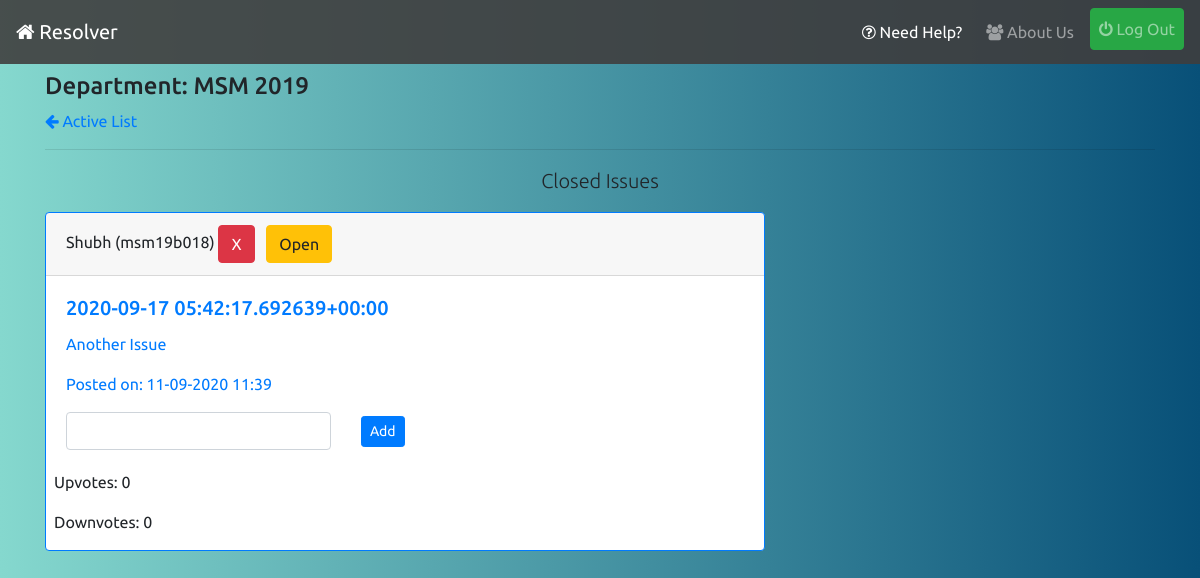
Screenshot of /close/ (signed in) with the database file from the repository.
### profiles/models.py (models this page shows, shortened)
class User(AbstractUser):
    pass

class UserInfo(models.Model):
    user = models.OneToOneField(User,on_delete=models.CASCADE,related_name='info')
    is_cr = models.BooleanField(default=False)
    department = models.CharField(max_length=20)
    join_year = models.CharField(max_length=4)
    institute = models.ForeignKey(Institute,on_delete=models.CASCADE,related_name='allusers')
    registered_on = models.DateTimeField(auto_now_add=True)
    total_upvotes = models.IntegerField(default=0)
    total_downvotes = models.IntegerField(default=0)
    total_novotes = models.IntegerField(default=0)
    class Meta:
        ordering = ['-total_upvotes','-total_downvotes','-total_novotes']

### reporter/models.py (models this page shows, shortened)
class Report(models.Model):
    user = models.ForeignKey(UserInfo,on_delete=models.CASCADE,blank=True)
    title = models.CharField('Subject',max_length=56)
    content = models.TextField('Issue')
    department = models.CharField(max_length=20,blank=True)
    year = models.CharField(max_length=4,blank=True)
    timestamp = models.DateTimeField(auto_now_add=True)
    updated = models.DateTimeField(auto_now=True)
    active = models.BooleanField(default=True)
    resolved = models.BooleanField(default=False)
    cr_line = models.CharField(max_length=256,null=True,blank=True)
    upvotes = models.IntegerField(default=0)
    downvotes = models.IntegerField(default=0)
    deadline = models.DateTimeField(null=True)
    class Meta:
        ordering = ['-timestamp']

### reporter/views.py (the view)
# urls.py: path('close/',views.close_view,name='close-stage'),
@login_required
def close_view(request):
    if(request.user.info.is_cr):
        if(request.method=='POST'):
            id_ = int(request.POST.get('id',None))
            resolve_message = request.POST.get('c-line',None)
            obj = Report.objects.get(id=id_)
            obj.cr_line = resolve_message
            obj.save()
        qs = Report.objects.filter(active=False,department=request.user.info.department,year=request.user.info.join_year,resolved=False).order_by('-updated')
        return render(request,'reporter/closed.html',{'issue_list':qs})
    raise PermissionDenied

### infolist/context-processors.py (called while the page is built)
def pending_info_list_context(request):
    if request.user.is_superuser:
        return {}
    pending = -1
    if request.user.is_authenticated:
        pending = InfoList.objects.filter(department=request.user.info.department,year=request.user.info.join_year,approved=False).count()
    return {"pending_info_list":pending}

### reporter/context-processors.py (called while the page is built)
def pending_issue_list_context(request):
    if request.user.is_superuser:
        return {}
    pending=-1
    if request.user.is_authenticated:
        pending = Report.objects.filter(active=False,department=request.user.info.department,year=request.user.info.join_year,resolved=False).count()
    return {"pending_issue_count":pending}

def resolved_issue_list_context(request):
    if request.user.is_superuser:
        return {}
    resolved=-1
    if request.user.is_authenticated:
        resolved = Report.objects.filter(active=False,department=request.user.info.department,year=request.user.info.join_year,resolved=True).count()
    return {"resolved_issue_count":resolved}

def pending_contact_list_context(request):
    if request.user.is_superuser:
        return {}
    pending=-1
    if request.user.is_authenticated:
        pending = ContactList.objects.filter(department=request.user.info.department,year=request.user.info.join_year,approved=False).count()
    return {"pending_contact_count":pending}

def live_polls_count_context(request):
    if request.user.is_superuser:
        return {}
    count = -1
    if request.user.is_authenticated:
        count = Poll.objects.filter(active=True,department=request.user.info.department,join=request.user.info.join_year).count()
    return {"live_polls_count":count}

### reporter/templates/reporter/closed.html (shortened to what this page needs)
{% extends 'base.html' %}
{% load static %}
{% block content %}
{% if request.user.is_authenticated %}
    <h4 class=mt-2>Department: {{request.user.info.department|upper}} {{request.user.info.join_year}}</h4>
    <a href="{% url 'reporter:index' %}"><i class="fa fa-arrow-left"></i> Active List</a>
    <hr>
    <p class="mt-2 lead text-center">Closed Issues</p>
    {% for issue in issue_list %}
    <div class="card border-primary mb-3" style="max-width: 45rem;">
        <div class="card-header">{{issue.user.user.first_name}} ({{issue.user.user.username}})  {% if request.user.info.is_cr %}<button type="button" class="btn btn-danger" data-toggle="modal" data-target="#deleteModal">X</button> <a class="btn btn-warning ml-2" href="{% url 'reporter:close-issue' issue.id %}">Open</a> {% endif %} </div>
        <div class="card-body text-primary">
          <h5 class="card-title">{{issue.title}}</h5>
          <p class="card-text" >{{issue.content|safe}}</p>
          <p class="card-text">Posted on: {{issue.timestamp|date:'d-m-Y H:i'}}</p>
          {% if issue.cr_line %}
          <p class="card-text resolve-message"><em>Resolved Message: </em><span style="color: black;">{{issue.cr_line}}</span></p>
          <a class="btn btn-dark" href="{% url 'reporter:resolve-line-delete' issue.id %}">Remove Message</a>
          {% else %}
          <form action="{% url 'reporter:close-stage' %}" method="post">
            <div class="row">
              <div class="col-lg-5 col-md-7 col-sm-8">
                <input class="form-control" type="text" name="c-line">
              </div>
              <div class="col-2">
                  <input class="btn btn-primary btn-sm mt-1" type="submit" value="Add">
              </div>
            </div>
          </form>
          {% endif %}
        </div>
        <div class="results ml-2">
          <p>Upvotes: {{issue.upvotes}}</p>
          <p>Downvotes: {{issue.downvotes}}</p>
        </div>
    </div>
    {% empty %}
    <p class="lead">No Issues Closed!</p>
    {% endfor %}
{% endif %}
{% endblock %}

### static/css/style.css (style rules this page uses)
body { background: #085078; background: -webkit-linear-gradient(to right, #85D8CE, #085078); background: linear-gradient(to right, #85D8CE, #085078); font-family: 'Ubuntu', sans-serif; }

### rows the page displays
User: user.info.department "MSM", user.info.join_year "2019"
Report: user.user.first_name "Shubh", user.user.username "msm19b018", title "2020-09-17 05:42:17.692639+00:00", content "Another Issue", timestamp "11-09-2020 11:39", upvotes "0", downvotes "0"
